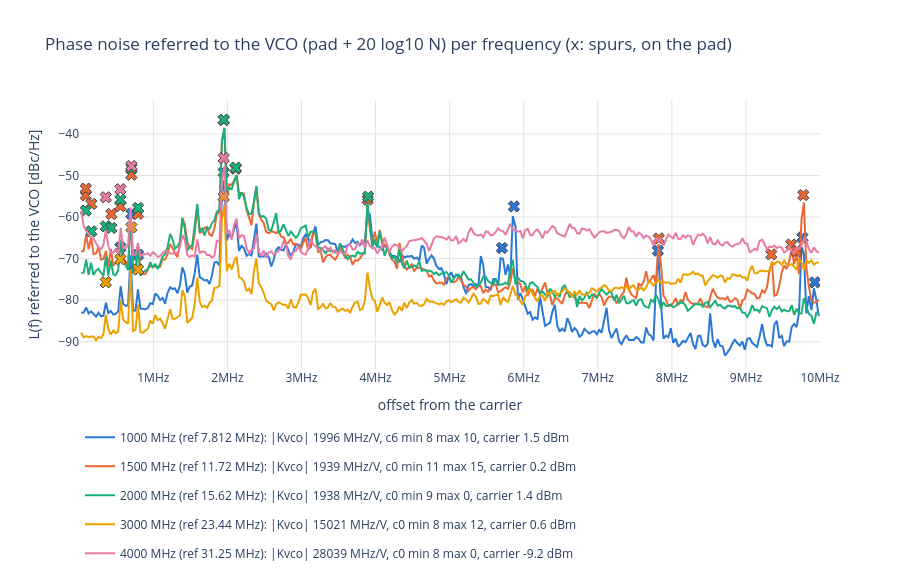

Source (notebook cell):
### Code cell
F_start, F_stop = 10e3, 10e6  # offset range shown [Hz]
f_axis = "lin"  # "log" or "lin"

# Phase noise referred to the VCO per frequency: full curve (line, binned to N_BINS points: linear power average,
# display only), detected spurs (x at their measured peak, hover: power on the pad).
fig = go.Figure()
for r in ok.itertuples():
    n_db = 20 * np.log10(r.total_div)
    lt_raw = in_range(trace_of(r.f_vco, "L_trace"), F_start, F_stop)  # spur peaks: from the measured points
    lt = binned(trace_of(r.f_vco, "L_trace"), F_start, F_stop, f_axis)
    sp = in_range(trace_of(r.f_vco, "spur"), F_start, F_stop)
    if lt.empty:
        continue
    fig.add_scatter(x=lt["freq"], y=lt["level_dbm"] + n_db, mode="lines", line=dict(color=COLORS[r.f_vco], width=2),
                    name=NAMES[r.f_vco], legendgroup=NAMES[r.f_vco],
                    hovertemplate="%{x:.3s}Hz: %{y:.1f} dBc/Hz<extra></extra>")
    if not sp.empty:
        fig.add_scatter(x=sp["freq"], y=np.interp(sp["freq"], lt_raw["freq"], lt_raw["level_dbm"]) + n_db,
                        mode="markers", marker=dict(symbol="x", size=10, color=COLORS[r.f_vco], line=dict(width=1)),
                        showlegend=False, legendgroup=NAMES[r.f_vco],
                        customdata=np.c_[sp["level_dbm"], sp["freq"] / r.f_ref],
                        hovertemplate=("spur at %{x:.4s}Hz = %{customdata[1]:.2f} x ref: %{customdata[0]:.1f} dBc on "
                                       "the pad<extra></extra>"))
fig.update_layout(title="Phase noise referred to the VCO (pad + 20 log10 N) per frequency (x: spurs, on the pad)", template="plotly_white",
                  height=580, legend=dict(orientation="h", y=-0.2), hoverlabel=dict(namelength=-1))
fig.update_xaxes(title="offset from the carrier", gridcolor=GRID, **offset_axis(F_start, F_stop, f_axis))
fig.update_yaxes(title="L(f) referred to the VCO [dBc/Hz]", gridcolor=GRID)
save(fig, "phase_noise")

### Figure 1 — Plotly figure (JSON) as saved in the notebook; plotly's stock layout.template omitted (floating-point values rounded to 4 significant figures; data arrays with more than 128 entries replaced by an {"elided": "..."} marker saying what was removed)
{"data": [{"hovertemplate": "%{x:.3s}Hz: %{y:.1f} dBc/Hz<extra></extra>", "legendgroup": "1000 MHz (ref 7.812 MHz): |Kvco| 1996 MHz/V, c6 min 8 max 10, carrier 1.5 dBm", "line": {"color": "#2a78d6", "width": 2}, "mode": "lines", "name": "1000 MHz (ref 7.812 MHz): |Kvco| 1996 MHz/V, c6 min 8 max 10, carrier 1.5 dBm", "type": "scatter", "x": {"elided": "300 float values"}, "y": {"elided": "300 float values"}}, {"customdata": [[-56.77, 0.07104], [-48.26, 0.09009], [-58.85, 0.1017], [-28.28, 0.2496], [-49.26, 0.7304], [-36.38, 0.7511], [-47.11, 0.9999], [-43.89, 1.25], [-57.55, 1.271]], "hovertemplate": "spur at %{x:.4s}Hz = %{customdata[1]:.2f} x ref: %{customdata[0]:.1f} dBc on the pad<extra></extra>", "legendgroup": "1000 MHz (ref 7.812 MHz): |Kvco| 1996 MHz/V, c6 min 8 max 10, carrier 1.5 dBm", "marker": {"color": "#2a78d6", "line": {"width": 1}, "size": 10, "symbol": "x"}, "mode": "markers", "showlegend": false, "type": "scatter", "x": [555000.0, 703800.0, 794400.0, 1950000.0, 5706000.0, 5868000.0, 7812000.0, 9762000.0, 9930000.0], "y": [-67.31, -59.23, -69.06, -49.25, -67.44, -57.45, -68.09, -64.91, -75.71]}, {"hovertemplate": "%{x:.3s}Hz: %{y:.1f} dBc/Hz<extra></extra>", "legendgroup": "1500 MHz (ref 11.72 MHz): |Kvco| 1939 MHz/V, c0 min 11 max 15, carrier 0.2 dBm", "line": {"color": "#eb6834", "width": 2}, "mode": "lines", "name": "1500 MHz (ref 11.72 MHz): |Kvco| 1939 MHz/V, c0 min 11 max 15, carrier 0.2 dBm", "type": "scatter", "x": {"elided": "300 float values"}, "y": {"elided": "300 float values"}}, {"customdata": [[-52.76, 0.007496], [-46.86, 0.007562], [-46.33, 0.01393], [-48.77, 0.03702], [-46.77, 0.04741], [-38.93, 0.06006], [-48.59, 0.06779], [-15.69, 0.1664], [-29.19, 0.1802], [-35.22, 0.3323], [-44.63, 0.6676], [-50.79, 0.7972], [-45.75, 0.8202], [-47.6, 0.8264], [-33.77, 0.834]], "hovertemplate": "spur at %{x:.4s}Hz = %{customdata[1]:.2f} x ref: %{customdata[0]:.1f} dBc on the pad<extra></extra>", "legendgroup": "1500 MHz (ref 11.72 MHz): |Kvco| 1939 MHz/V, c0 min 11 max 15, carrier 0.2 dBm", "marker": {"color": "#eb6834", "line": {"width": 1}, "size": 10, "symbol": "x"}, "mode": "markers", "showlegend": false, "type": "scatter", "x": [87840.0, 88620.0, 163200.0, 433800.0, 555600.0, 703800.0, 794400.0, 1950000.0, 2112000.0, 3894000.0, 7824000.0, 9342000.0, 9612000.0, 9684000.0, 9774000.0], "y": [-54.81, -53.16, -56.83, -59.25, -57.36, -49.82, -59.2, -36.66, -48.36, -55.79, -65.15, -68.97, -66.6, -68.21, -54.71]}, {"hovertemplate": "%{x:.3s}Hz: %{y:.1f} dBc/Hz<extra></extra>", "legendgroup": "2000 MHz (ref 15.62 MHz): |Kvco| 1938 MHz/V, c0 min 9 max 0, carrier 1.4 dBm", "line": {"color": "#1baf7a", "width": 2}, "mode": "lines", "name": "2000 MHz (ref 15.62 MHz): |Kvco| 1938 MHz/V, c0 min 9 max 0, carrier 1.4 dBm", "type": "scatter", "x": {"elided": "300 float values"}, "y": {"elided": "300 float values"}}, {"customdata": [[-57.92, 0.005687], [-61.26, 0.01048], [-57.13, 0.02292], [-58.66, 0.02776], [-51.01, 0.03556], [-43.16, 0.04504], [-53.22, 0.0508], [-21.58, 0.1248], [-34.97, 0.1352], [-40.5, 0.2496]], "hovertemplate": "spur at %{x:.4s}Hz = %{customdata[1]:.2f} x ref: %{customdata[0]:.1f} dBc on the pad<extra></extra>", "legendgroup": "2000 MHz (ref 15.62 MHz): |Kvco| 1938 MHz/V, c0 min 9 max 0, carrier 1.4 dBm", "marker": {"color": "#1baf7a", "line": {"width": 1}, "size": 10, "symbol": "x"}, "mode": "markers", "showlegend": false, "type": "scatter", "x": [88860.0, 163800.0, 358200.0, 433800.0, 555600.0, 703800.0, 793800.0, 1950000.0, 2112000.0, 3900000.0], "y": [-58.44, -63.44, -62.22, -62.61, -55.82, -48.2, -57.81, -36.57, -48.1, -55.08]}, {"hovertemplate": "%{x:.3s}Hz: %{y:.1f} dBc/Hz<extra></extra>", "legendgroup": "3000 MHz (ref 23.44 MHz): |Kvco| 15021 MHz/V, c0 min 8 max 12, carrier 0.6 dBm", "line": {"color": "#eda100", "width": 2}, "mode": "lines", "name": "3000 MHz (ref 23.44 MHz): |Kvco| 15021 MHz/V, c0 min 8 max 12, carrier 0.6 dBm", "type": "scatter", "x": {"elided": "300 float values"}, "y": {"elided": "300 float values"}}, {"customdata": [[-71.49, 0.01528], [-65.37, 0.02371], [-57.6, 0.03003], [-68.11, 0.03387], [-40.23, 0.0832]], "hovertemplate": "spur at %{x:.4s}Hz = %{customdata[1]:.2f} x ref: %{customdata[0]:.1f} dBc on the pad<extra></extra>", "legendgroup": "3000 MHz (ref 23.44 MHz): |Kvco| 15021 MHz/V, c0 min 8 max 12, carrier 0.6 dBm", "marker": {"color": "#eda100", "line": {"width": 1}, "size": 10, "symbol": "x"}, "mode": "markers", "showlegend": false, "type": "scatter", "x": [358200.0, 555600.0, 703800.0, 793800.0, 1950000.0], "y": [-75.69, -70.15, -62.47, -72.63, -55.15]}, {"hovertemplate": "%{x:.3s}Hz: %{y:.1f} dBc/Hz<extra></extra>", "legendgroup": "4000 MHz (ref 31.25 MHz): |Kvco| 28039 MHz/V, c0 min 8 max 0, carrier -9.2 dBm", "line": {"color": "#e87ba4", "width": 2}, "mode": "lines", "name": "4000 MHz (ref 31.25 MHz): |Kvco| 28039 MHz/V, c0 min 8 max 0, carrier -9.2 dBm", "type": "scatter", "x": {"elided": "300 float values"}, "y": {"elided": "300 float values"}}, {"customdata": [[-57.01, 0.01146], [-54.91, 0.01778], [-48.85, 0.02252], [-36.98, 0.0624]], "hovertemplate": "spur at %{x:.4s}Hz = %{customdata[1]:.2f} x ref: %{customdata[0]:.1f} dBc on the pad<extra></extra>", "legendgroup": "4000 MHz (ref 31.25 MHz): |Kvco| 28039 MHz/V, c0 min 8 max 0, carrier -9.2 dBm", "marker": {"color": "#e87ba4", "line": {"width": 1}, "size": 10, "symbol": "x"}, "mode": "markers", "showlegend": false, "type": "scatter", "x": [358200.0, 555600.0, 703800.0, 1950000.0], "y": [-55.23, -53.29, -47.71, -45.81]}], "layout": {"height": 580, "hoverlabel": {"namelength": -1}, "legend": {"orientation": "h", "y": -0.2}, "title": {"text": "Phase noise referred to the VCO (pad + 20 log10 N) per frequency (x: spurs, on the pad)"}, "xaxis": {"exponentformat": "SI", "gridcolor": "#e4e3df", "range": [10000, 10000000], "ticksuffix": "Hz", "title": {"text": "offset from the carrier"}, "type": "linear"}, "yaxis": {"gridcolor": "#e4e3df", "title": {"text": "L(f) referred to the VCO [dBc/Hz]"}}}}
